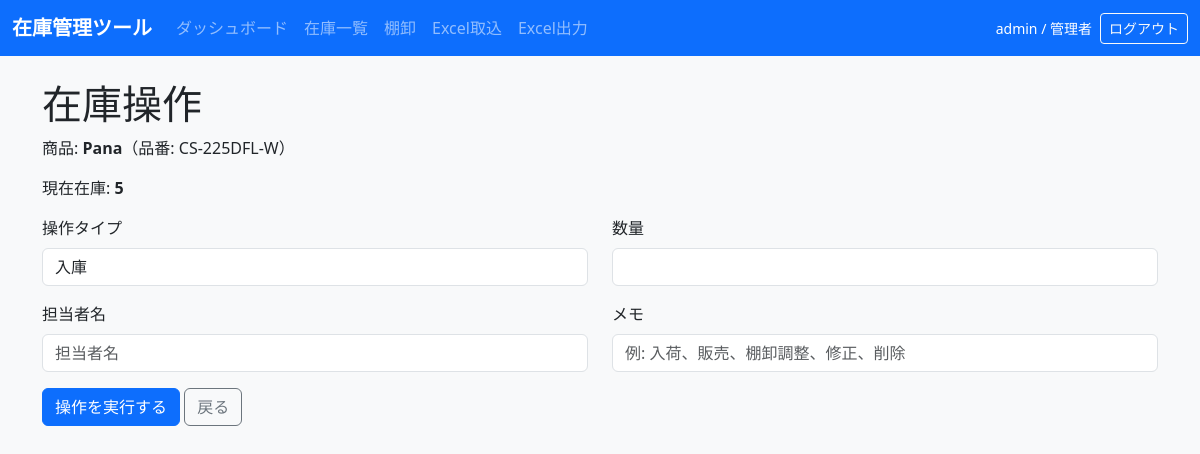
Page /stock/operate/216?type=inbound (signed in) on the committed database.
### tables this page shows
CREATE TABLE users (
            id INTEGER PRIMARY KEY AUTOINCREMENT,
            username TEXT NOT NULL UNIQUE,
            password_hash TEXT NOT NULL,
            role TEXT NOT NULL DEFAULT 'user',
            created_at TEXT NOT NULL
        );

CREATE TABLE products (
            id INTEGER PRIMARY KEY AUTOINCREMENT,
            source_sheet TEXT,
            source_row INTEGER,
            big_category TEXT,
            maker_or_product TEXT,
            overview TEXT,
            sku TEXT NOT NULL,
            stock_status TEXT,
            display_flag TEXT,
            available_stock INTEGER NOT NULL DEFAULT 0,
            total_stock INTEGER NOT NULL DEFAULT 0,
            reorder_point INTEGER NOT NULL DEFAULT 0,
            staff_stock_json TEXT,
            notes TEXT,
            imported_at TEXT,
            current_stock INTEGER NOT NULL DEFAULT 0,
            name TEXT NOT NULL,
            category TEXT,
            location TEXT,
            last_in_date TEXT,
            last_out_date TEXT,
            created_at TEXT NOT NULL,
            updated_at TEXT NOT NULL
        , supplier TEXT, amount TEXT);

### inventory_app/app.py (the view, shortened to what this page needs)
@app.route("/stock/operate/<int:product_id>", methods=["GET", "POST"])
@admin_required
def stock_operate(product_id):
    operation_type = request.args.get("type", "inbound")
    if operation_type not in ["inbound", "outbound", "adjustment", "modification"]:
        operation_type = "inbound"
    conn = get_db_connection()
    product = conn.execute(
        "SELECT * FROM products WHERE id = ?", (product_id,)
    ).fetchone()
    if product is None:
        conn.close()
        return "商品が見つかりません。", 404
    error_message = None
    conn.close()
    return render_template(
        "stock_operation.html",
        product=product,
        operation_type=operation_type,
        operation_label=OPERATION_LABELS.get(operation_type, operation_type),
        error_message=error_message,
    )

### inventory_app/app.py (called while the page is built)
@app.before_request
def load_current_user():
    g.user = None
    user_id = session.get("user_id")
    if not user_id:
        return
    conn = get_db_connection()
    try:
        g.user = conn.execute(
            "SELECT id, username, role FROM users WHERE id = ?",
            (user_id,),
        ).fetchone()
    finally:
        conn.close()

@app.context_processor
def inject_auth_context():
    return {
        "current_user": g.get("user"),
        "is_admin": bool(g.get("user") and g.user["role"] == "admin"),
    }

def admin_required(view):
    @wraps(view)
    def wrapped(*args, **kwargs):
        if g.get("user") is None:
            return redirect(url_for("login", next=request.full_path))
        if g.user["role"] != "admin":
            flash("管理者権限が必要です。", "danger")
            return redirect(url_for("dashboard"))
        return view(*args, **kwargs)
    return wrapped

### inventory_app/db.py (called while the page is built, shortened)
def is_postgres():
    return engine.dialect.name == "postgresql"

def convert_sql(sql, params):
    if isinstance(params, dict):
        return normalize_sql(sql), params
    params = tuple(params or ())
    index = 0
    values = {}
    def repl(_match):
        nonlocal index
        key = f"p{index}"
        values[key] = params[index]
        index += 1
        return f":{key}"
    return normalize_sql(re.sub(r"\?", repl, sql)), values

def normalize_sql(sql):
    return sql

def wrap_row(row):
    if row is None:
        return None
    return DbRow(row._mapping, row)

def get_db_connection():
    return DbConnection()

    def __getitem__(self, key):
        if isinstance(key, int):
            return self._values[key]
        return self._mapping[key]

    def __getattr__(self, key):
        try:
            return self._mapping[key]
        except KeyError as exc:
            raise AttributeError(key) from exc

    def fetchone(self):
        row = self._result.fetchone()
        return wrap_row(row)

    def execute(self, sql, params=None):
        statement_sql, values = convert_sql(sql, params)
        fetch_lastrowid = False
        if is_postgres() and statement_sql.lstrip().upper().startswith("INSERT INTO PRODUCTS") and "RETURNING" not in statement_sql.upper():
            statement_sql = statement_sql.rstrip() + " RETURNING id"
            fetch_lastrowid = True
        result = self._conn.execute(text(statement_sql), values)
        return DbResult(result, fetch_lastrowid=fetch_lastrowid)

### inventory_app/templates/stock_operation.html (shortened to what this page needs)
{% extends 'base.html' %}
{% block content %}
  <h1>在庫操作</h1>
  <p>商品: <strong>{{ product.name }}</strong>（品番: {{ product.sku }}）</p>
  <p>現在在庫: <strong>{{ product.current_stock }}</strong></p>
  <form method="post" class="row gy-3">
    <div class="col-md-6">
      <label class="form-label">操作タイプ</label>
      <input type="text" class="form-control" value="{{ operation_label }}" readonly>
    </div>
    {% if operation_type == 'adjustment' %}
      <div class="col-md-6">
        <label class="form-label">実際在庫数</label>
        <input type="number" name="actual_quantity" class="form-control" min="0" required>
      </div>
    {% elif operation_type in ['modification', 'delete'] %}
      <div class="col-md-6">
        <label class="form-label">新在庫数</label>
        <input type="number" name="new_stock" class="form-control" min="0" required>
      </div>
    {% else %}
      <div class="col-md-6">
        <label class="form-label">数量</label>
        <input type="number" name="quantity" class="form-control" min="0" required>
      </div>
    {% endif %}
    <div class="col-md-6">
      <label class="form-label">担当者名</label>
      <input type="text" name="staff_name" class="form-control" placeholder="担当者名">
    </div>
    <div class="col-md-6">
      <label class="form-label">メモ</label>
      <input type="text" name="note" class="form-control" placeholder="例: 入荷、販売、棚卸調整、修正、削除">
    </div>
    <div class="col-12">
      <button type="submit" class="btn btn-primary">操作を実行する</button>
      <a href="{{ url_for('inventory') }}" class="btn btn-outline-secondary">戻る</a>
    </div>
  </form>
{% endblock %}

### inventory_app/templates/base.html (shortened to what this page needs)
<!doctype html>
<html lang="ja">
  <head>
    <link href="https://cdn.jsdelivr.net/npm/bootstrap@5.3.2/dist/css/bootstrap.min.css" rel="stylesheet">
    <link rel="stylesheet" href="/static/style.css">
  </head>
  <body>
    <nav class="navbar navbar-expand-lg navbar-dark bg-primary mb-4">
      <div class="container-fluid">
        <a class="navbar-brand" href="/">在庫管理ツール</a>
        <div class="collapse navbar-collapse">
          <ul class="navbar-nav me-auto mb-2 mb-lg-0">
            <li class="nav-item"><a class="nav-link" href="/">ダッシュボード</a></li>
            <li class="nav-item"><a class="nav-link" href="/inventory">在庫一覧</a></li>
            <li class="nav-item"><a class="nav-link" href="/stocktaking">棚卸</a></li>
            {% if is_admin %}
              <li class="nav-item"><a class="nav-link" href="/excel_import">Excel取込</a></li>
              <li class="nav-item"><a class="nav-link" href="/excel_export">Excel出力</a></li>
            {% endif %}
          </ul>
          {% if current_user %}
            <div class="d-flex align-items-center gap-2 text-white">
              <small>{{ current_user.username }} / {{ '管理者' if current_user.role == 'admin' else '一般' }}</small>
              <a class="btn btn-sm btn-outline-light" href="{{ url_for('logout') }}">ログアウト</a>
            </div>
          {% endif %}
        </div>
      </div>
    </nav>
    <div class="container">
      {% block content %}{% endblock %}
    </div>
  </body>
</html>

### inventory_app/static/style.css (style rules this page uses)
body { background-color: #f8f9fa; }
.navbar-brand { font-weight: 700; }

### rows in the picture
users: username "admin", role "管理者"
products: name "Pana", sku "CS-225DFL-W"

### other values in the picture
{{ product.current_stock }} "5"
